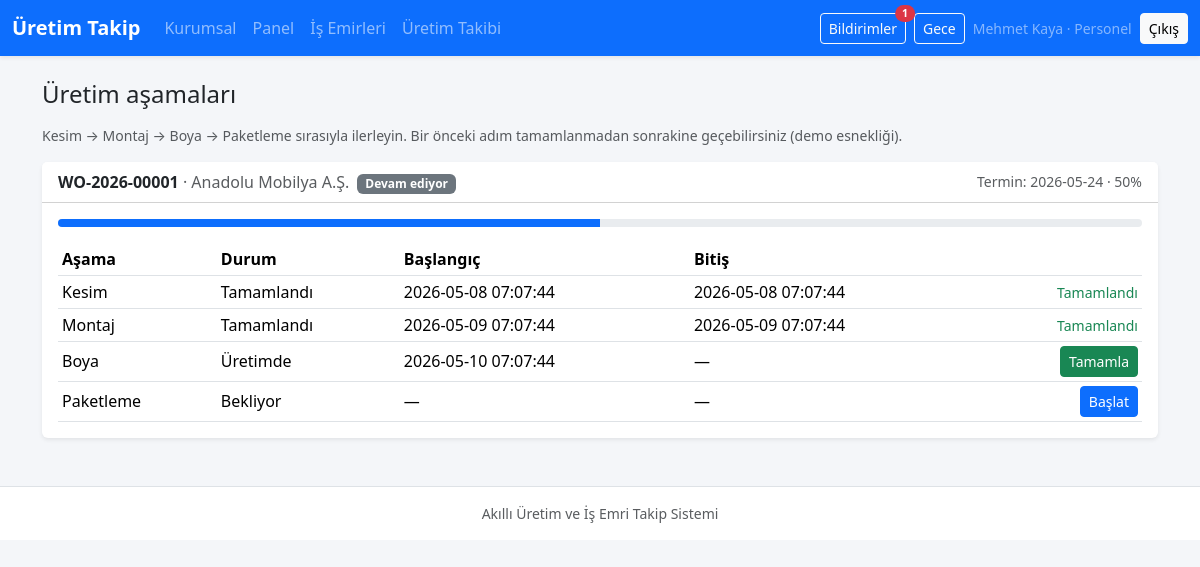
The page /uretim_takip.php (signed in) on the database its author committed.
### tables this page shows
CREATE TABLE is_emirleri (
  id INT UNSIGNED NOT NULL AUTO_INCREMENT,
  siparis_id INT UNSIGNED NOT NULL,
  kod VARCHAR(32) NOT NULL,
  atanan_kullanici_id INT UNSIGNED DEFAULT NULL,
  oncelik_id TINYINT UNSIGNED NOT NULL,
  is_emri_durum_id TINYINT UNSIGNED NOT NULL,
  notlar TEXT,
  kayit_tarihi TIMESTAMP NOT NULL DEFAULT CURRENT_TIMESTAMP,
  PRIMARY KEY (id),
  UNIQUE KEY uq_is_emri_kod (kod),
  KEY idx_is_emri_siparis (siparis_id),
  KEY idx_is_emri_atanan (atanan_kullanici_id),
  KEY idx_is_emri_oncelik (oncelik_id),
  KEY idx_is_emri_durum (is_emri_durum_id),
  CONSTRAINT fk_is_emri_siparis
    FOREIGN KEY (siparis_id) REFERENCES siparisler (id)
    ON DELETE RESTRICT ON UPDATE CASCADE,
  CONSTRAINT fk_is_emri_kullanici
    FOREIGN KEY (atanan_kullanici_id) REFERENCES kullanicilar (id)
    ON DELETE SET NULL ON UPDATE CASCADE,
  CONSTRAINT fk_is_emri_oncelik
    FOREIGN KEY (oncelik_id) REFERENCES oncelik_seviyeleri (id)
    ON DELETE RESTRICT ON UPDATE CASCADE,
  CONSTRAINT fk_is_emri_durum
    FOREIGN KEY (is_emri_durum_id) REFERENCES is_emri_durumlari (id)
    ON DELETE RESTRICT ON UPDATE CASCADE
);

CREATE TABLE musteriler (
  id INT UNSIGNED NOT NULL AUTO_INCREMENT,
  firma_adi VARCHAR(200) NOT NULL,
  telefon VARCHAR(40) DEFAULT NULL,
  e_posta VARCHAR(190) DEFAULT NULL,
  kullanici_id INT UNSIGNED DEFAULT NULL COMMENT 'Portal müşteri hesabı',
  kayit_tarihi TIMESTAMP NOT NULL DEFAULT CURRENT_TIMESTAMP,
  PRIMARY KEY (id),
  UNIQUE KEY uq_musteri_kullanici (kullanici_id),
  KEY idx_musteri_firma (firma_adi),
  CONSTRAINT fk_musteri_kullanici
    FOREIGN KEY (kullanici_id) REFERENCES kullanicilar (id)
    ON DELETE SET NULL ON UPDATE CASCADE
);

CREATE TABLE is_emri_durumlari (
  id TINYINT UNSIGNED NOT NULL AUTO_INCREMENT,
  kod VARCHAR(32) NOT NULL,
  ad VARCHAR(80) NOT NULL,
  sira TINYINT UNSIGNED NOT NULL DEFAULT 0,
  PRIMARY KEY (id),
  UNIQUE KEY uq_is_emri_durum_kod (kod)
);

CREATE TABLE siparisler (
  id INT UNSIGNED NOT NULL AUTO_INCREMENT,
  musteri_id INT UNSIGNED NOT NULL,
  siparis_tarihi DATE NOT NULL,
  teslim_tarihi DATE NOT NULL,
  siparis_durum_id TINYINT UNSIGNED NOT NULL,
  notlar TEXT,
  kayit_tarihi TIMESTAMP NOT NULL DEFAULT CURRENT_TIMESTAMP,
  PRIMARY KEY (id),
  KEY idx_siparis_musteri (musteri_id),
  KEY idx_siparis_teslim (teslim_tarihi),
  KEY idx_siparis_durum (siparis_durum_id),
  CONSTRAINT fk_siparis_musteri
    FOREIGN KEY (musteri_id) REFERENCES musteriler (id)
    ON DELETE RESTRICT ON UPDATE CASCADE,
  CONSTRAINT fk_siparis_durum
    FOREIGN KEY (siparis_durum_id) REFERENCES siparis_durumlari (id)
    ON DELETE RESTRICT ON UPDATE CASCADE
);

CREATE TABLE uretim_asamalari (
  id INT UNSIGNED NOT NULL AUTO_INCREMENT,
  is_emri_id INT UNSIGNED NOT NULL,
  standart_asama_id TINYINT UNSIGNED NOT NULL,
  uretim_asama_durum_id TINYINT UNSIGNED NOT NULL,
  baslama_zamani DATETIME DEFAULT NULL,
  bitis_zamani DATETIME DEFAULT NULL,
  notlar VARCHAR(500) DEFAULT NULL,
  PRIMARY KEY (id),
  UNIQUE KEY uq_emir_standart_asama (is_emri_id, standart_asama_id),
  KEY idx_uretim_asama_emir (is_emri_id),
  KEY idx_uretim_asama_durum (uretim_asama_durum_id),
  CONSTRAINT fk_ua_is_emri
    FOREIGN KEY (is_emri_id) REFERENCES is_emirleri (id)
    ON DELETE CASCADE ON UPDATE CASCADE,
  CONSTRAINT fk_ua_standart
    FOREIGN KEY (standart_asama_id) REFERENCES standart_uretim_asamalari (id)
    ON DELETE RESTRICT ON UPDATE CASCADE,
  CONSTRAINT fk_ua_durum
    FOREIGN KEY (uretim_asama_durum_id) REFERENCES uretim_asama_durumlari (id)
    ON DELETE RESTRICT ON UPDATE CASCADE
);

CREATE TABLE standart_uretim_asamalari (
  id TINYINT UNSIGNED NOT NULL AUTO_INCREMENT,
  sira TINYINT UNSIGNED NOT NULL,
  ad VARCHAR(64) NOT NULL,
  PRIMARY KEY (id),
  UNIQUE KEY uq_standart_sira (sira)
);

CREATE TABLE uretim_asama_durumlari (
  id TINYINT UNSIGNED NOT NULL AUTO_INCREMENT,
  kod VARCHAR(32) NOT NULL,
  ad VARCHAR(80) NOT NULL,
  sira TINYINT UNSIGNED NOT NULL DEFAULT 0,
  PRIMARY KEY (id),
  UNIQUE KEY uq_ua_durum_kod (kod)
);

### parcalar/fonksiyonlar.php (called while the page is built, shortened)
<?php
function e(?string $s): string
{
    return htmlspecialchars($s ?? '', ENT_QUOTES | ENT_SUBSTITUTE, 'UTF-8');
}
function current_user(): ?array
{
    return [
        'id' => (int) $_SESSION['user_id'],
        'name' => (string) ($_SESSION['user_name'] ?? ''),
        'email' => (string) ($_SESSION['user_email'] ?? ''),
        'role' => (string) ($_SESSION['user_role'] ?? ''),
    ];
}
function role_label(string $role): string
{
    return match ($role) {
        'yonetici' => 'Yönetici',
        'uretim_muduru' => 'Üretim Müdürü',
        'personel' => 'Personel',
        'musteri' => 'Müşteri',
        default => $role,
    };
}
function work_order_status_label(string $s): string
{
    return match ($s) {
        'acik' => 'Açık',
        'devam_ediyor' => 'Devam ediyor',
        'bitti' => 'Tamamlandı',
        'iptal' => 'İptal',
        default => $s,
    };
}
function step_status_label(string $s): string
{
    return match ($s) {
        'beklemede' => 'Bekliyor',
        'uretimde' => 'Üretimde',
        'tamamlandi' => 'Tamamlandı',
        default => $s,
    };
}

### uretim_takip.php (the view, shortened to what this page needs)
<?php
$pdo = db();
$u = current_user();
$staffWhere = '';
$params = [];
if ($u['role'] === 'personel') {
    $staffWhere = ' AND wo.atanan_kullanici_id = ? ';
    $params[] = $u['id'];
}
$sql =
    "SELECT wo.id, wo.kod, idur.kod AS is_emri_durum_kod, uo.kod AS oncelik_kod,
            m.firma_adi, s.teslim_tarihi,
            (SELECT COUNT(*) FROM uretim_asamalari ua
             INNER JOIN uretim_asama_durumlari x ON x.id = ua.uretim_asama_durum_id
             WHERE ua.is_emri_id = wo.id AND x.kod = 'tamamlandi') AS tamamlanan_adim,
            (SELECT COUNT(*) FROM uretim_asamalari ua2 WHERE ua2.is_emri_id = wo.id) AS toplam_adim
     FROM is_emirleri wo
     INNER JOIN siparisler s ON s.id = wo.siparis_id
     INNER JOIN musteriler m ON m.id = s.musteri_id
     INNER JOIN is_emri_durumlari idur ON idur.id = wo.is_emri_durum_id
     INNER JOIN oncelik_seviyeleri uo ON uo.id = wo.oncelik_id
     WHERE idur.kod <> 'iptal' $staffWhere
     ORDER BY FIELD(uo.kod,'yuksek','normal','dusuk'), s.teslim_tarihi ASC, wo.id DESC";
$st = $pdo->prepare($sql);
$st->execute($params);
$workOrders = $st->fetchAll();
$stepsByWo = [];
if ($workOrders) {
    $ids = array_map(static fn ($r) => (int) $r['id'], $workOrders);
    $in = implode(',', array_fill(0, count($ids), '?'));
    $st = $pdo->prepare(
        "SELECT ua.*, sta.ad AS asama_adi, sta.sira AS asama_sira, uad.kod AS asama_durum_kod
         FROM uretim_asamalari ua
         INNER JOIN standart_uretim_asamalari sta ON sta.id = ua.standart_asama_id
         INNER JOIN uretim_asama_durumlari uad ON uad.id = ua.uretim_asama_durum_id
         WHERE ua.is_emri_id IN ($in)
         ORDER BY sta.sira"
    );
    $st->execute($ids);
    while ($row = $st->fetch()) {
        $wid = (int) $row['is_emri_id'];
        $stepsByWo[$wid][] = $row;
    }
}
require __DIR__ . '/parcalar/ust.php';
?>
<h1 class="h4 mb-3">Üretim aşamaları</h1>
<p class="text-muted small">Kesim → Montaj → Boya → Paketleme sırasıyla ilerleyin. Bir önceki adım tamamlanmadan sonrakine geçebilirsiniz (demo esnekliği).</p>
<?php foreach ($workOrders as $wo):
    $wid = (int) $wo['id'];
    $steps = $stepsByWo[$wid] ?? [];
    $pct = ((int) $wo['toplam_adim']) > 0
        ? round(((int) $wo['tamamlanan_adim'] / (int) $wo['toplam_adim']) * 100)
        : 0;
    ?>
    <div class="card border-0 shadow-sm mb-4" id="wo-<?= $wid ?>">
        <div class="card-header bg-white d-flex justify-content-between align-items-center flex-wrap gap-2">
            <div>
                <span class="fw-semibold"><?= e($wo['kod']) ?></span>
                <span class="text-muted">· <?= e($wo['firma_adi']) ?></span>
                <span class="badge text-bg-secondary ms-1"><?= e(work_order_status_label($wo['is_emri_durum_kod'])) ?></span>
            </div>
            <div class="small text-muted">Termin: <?= e($wo['teslim_tarihi']) ?> · <?= $pct ?>%</div>
        </div>
        <div class="card-body">
            <div class="progress mb-3" style="height: 8px;">
                <div class="progress-bar" role="progressbar" style="width: <?= $pct ?>%"></div>
            </div>
            <div class="table-responsive">
                <table class="table table-sm align-middle mb-0">
                    <thead>
                    <tr>
                        <th>Aşama</th>
                        <th>Durum</th>
                        <th>Başlangıç</th>
                        <th>Bitiş</th>
                        <th></th>
                    </tr>
                    </thead>
                    <tbody>
                    <?php foreach ($steps as $s): ?>
                        <tr>
                            <td><?= e($s['asama_adi']) ?></td>
                            <td><?= e(step_status_label($s['asama_durum_kod'])) ?></td>
                            <td><?= e($s['baslama_zamani'] ?? '—') ?></td>
                            <td><?= e($s['bitis_zamani'] ?? '—') ?></td>
                            <td class="text-end">
                                <?php if ($s['asama_durum_kod'] === 'beklemede'): ?>
                                    <form method="post" class="d-inline">
                                        <button type="submit" class="btn btn-sm btn-primary">Başlat</button>
                                    </form>
                                <?php elseif ($s['asama_durum_kod'] === 'uretimde'): ?>
                                    <form method="post" class="d-inline">
                                        <button type="submit" class="btn btn-sm btn-success">Tamamla</button>
                                    </form>
                                <?php else: ?>
                                    <span class="text-success small">Tamamlandı</span>
                                <?php endif; ?>
                            </td>
                        </tr>
                    <?php endforeach; ?>
                    </tbody>
                </table>
            </div>
        </div>
    </div>
<?php endforeach; ?>
<?php require __DIR__ . '/parcalar/alt.php'; ?>

### parcalar/ust.php (shortened to what this page needs)
<?php
$u = current_user();
$notifs = [];
try {
    $stmt = db()->prepare(
        'SELECT id, mesaj, okundu, olusturulma_tarihi FROM bildirimler WHERE kullanici_id = ? ORDER BY olusturulma_tarihi DESC LIMIT 10'
    );
    $stmt->execute([$u['id']]);
    $notifs = $stmt->fetchAll();
} catch (Throwable $e) {
    $notifs = [];
}
$unread = 0;
foreach ($notifs as $n) {
    if (!(int) $n['okundu']) {
        $unread++;
    }
}
$isCustomer = $u['role'] === 'musteri';
$homeApp = $isCustomer ? 'portal_siparisler.php' : 'dashboard.php';
?>
<!DOCTYPE html>
<html lang="tr" data-bs-theme="light">
<head>
    <link href="https://cdn.jsdelivr.net/npm/bootstrap@5.3.3/dist/css/bootstrap.min.css" rel="stylesheet">
    <link rel="stylesheet" href="dosyalar/css/style.css">
</head>
<body class="app-body">
<nav class="navbar navbar-expand-lg navbar-dark bg-primary shadow-sm">
    <div class="container-fluid">
        <a class="navbar-brand fw-semibold" href="<?= e($homeApp) ?>">Üretim Takip</a>
        <div class="collapse navbar-collapse" id="navMain">
            <ul class="navbar-nav me-auto mb-2 mb-lg-0">
                <li class="nav-item"><a class="nav-link" href="ana_sayfa.php">Kurumsal</a></li>
                <?php if ($isCustomer): ?>
                    <li class="nav-item"><a class="nav-link" href="musteri_portal.php">Siparişlerim</a></li>
                <?php else: ?>
                    <li class="nav-item"><a class="nav-link" href="dashboard.php">Panel</a></li>
                    <li class="nav-item"><a class="nav-link" href="is_emirleri.php">İş Emirleri</a></li>
                    <li class="nav-item"><a class="nav-link" href="uretim_takip.php">Üretim Takibi</a></li>
                <?php endif; ?>
            </ul>
            <div class="d-flex align-items-center gap-2 flex-wrap">
                <div class="dropdown">
                    <button class="btn btn-outline-light btn-sm position-relative" type="button" data-bs-toggle="dropdown">
                        Bildirimler
                        <?php if ($unread > 0): ?>
                            <span class="position-absolute top-0 start-100 translate-middle badge rounded-pill bg-danger"><?= (int) $unread ?></span>
                        <?php endif; ?>
                    </button>
                </div>
                <button type="button" class="btn btn-outline-light btn-sm" id="themeToggle" title="Tema">Gece</button>
                <span class="text-white-50 small d-none d-md-inline"><?= e($u['name']) ?> · <?= e(role_label($u['role'])) ?></span>
                <a class="btn btn-light btn-sm" href="logout.php">Çıkış</a>
            </div>
        </div>
    </div>
</nav>
<main class="container py-4">

### parcalar/alt.php (shortened to what this page needs)
</main>
<footer class="border-top mt-auto py-3 text-center text-muted small app-footer">
    <div class="container">Akıllı Üretim ve İş Emri Takip Sistemi</div>
</footer>
</body>
</html>

### assets/css/style.css (style rules this page uses)
:root { --app-bg: #f4f6f9; --app-card: #ffffff; --chart-grid: rgba(0, 0, 0, 0.08); }
html, body { min-height: 100%; }
body.app-body { background: var(--app-bg); }
.app-footer { background: var(--app-card); }
.card { background: var(--app-card); }

### rows shown on the page
is_emirleri: kod "WO-2026-00001", musteriler.firma_adi "Anadolu Mobilya A.Ş.", is_emri_durum.kod "Devam ediyor", siparis.teslim_tarihi "2026-05-24", pct "50"
uretim_asamalari: standart_asama.ad "Kesim", uretim_asama_durum.kod "Tamamlandı", baslama_zamani "2026-05-08 07:07:44", bitis_zamani "2026-05-08 07:07:44"
uretim_asamalari: standart_asama.ad "Montaj", uretim_asama_durum.kod "Tamamlandı", baslama_zamani "2026-05-09 07:07:44", bitis_zamani "2026-05-09 07:07:44"
uretim_asamalari: standart_asama.ad "Boya", uretim_asama_durum.kod "Üretimde", baslama_zamani "2026-05-10 07:07:44", bitis_zamani "—"
uretim_asamalari: standart_asama.ad "Paketleme", uretim_asama_durum.kod "Bekliyor", baslama_zamani "—", bitis_zamani "—"

### other values the page prints
$unread "1"
$u['name'] "Mehmet Kaya"
role_label($u['role']) "Personel"
